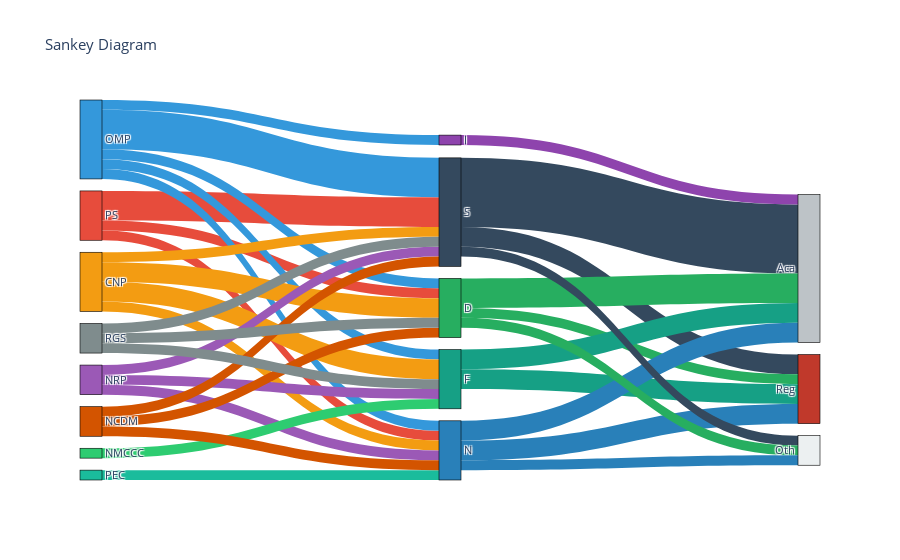

The notebook cell saved with this chart:
### Code cell
import plotly.graph_objects as go
import pandas as pd

# Function to retrieve distance data
def get_sankey_distance(mid_label, target_col):
    global sankey_df
    return sankey_df.loc[sankey_df['LABEL'] == mid_label, target_col].values[0]

# Define node groups
initial_nodes = list(sankey_df.columns[1:9])
middle_nodes = list(sankey_df['LABEL'].unique())
final_nodes = list(sankey_df.columns[9:])

all_nodes = initial_nodes + middle_nodes + final_nodes
node_index_map = {name: idx for idx, name in enumerate(all_nodes)}

# Initialize Sankey data structures
source_nodes, target_nodes, link_values = [], [], []

# Process connections from initial to middle layer
for start in initial_nodes:
    for mid in middle_nodes:
        weight = get_sankey_distance(mid, start)
        if weight > 0:
            source_nodes.append(node_index_map[start])
            target_nodes.append(node_index_map[mid])
            link_values.append(weight)

# Process connections from middle to final layer
for end in final_nodes:
    for mid in middle_nodes:
        weight = get_sankey_distance(mid, end)
        if weight > 0:
            source_nodes.append(node_index_map[mid])
            target_nodes.append(node_index_map[end])
            link_values.append(weight)

# Define node colors
node_colors = [
    '#E74C3C', '#3498DB', '#F39C12', '#9B59B6', '#2ECC71', '#1ABC9C', '#D35400', '#7F8C8D',
    '#34495E', '#16A085', '#27AE60', '#2980B9', '#8E44AD', '#C0392B', '#BDC3C7', '#ECF0F1'
]

# Construct Sankey diagram
fig = go.Figure(data=[go.Sankey(
    node=dict(
        pad=12,
        thickness=22,
        line=dict(color='black', width=0.6),
        label=all_nodes,
        color=node_colors[:len(all_nodes)]
    ),
    link=dict(
        source=source_nodes,
        target=target_nodes,
        value=link_values,
        color=[node_colors[s] for s in source_nodes]
    )
)])

import os

IMAGE_PATH = "../2_images/"
os.makedirs(IMAGE_PATH, exist_ok=True)  # Ensure directory exists
image_filename = IMAGE_PATH + "sankey_diagram.png"

# Save the figure as an image
fig.write_image(image_filename, format="png", scale=2)
print(f"Sankey diagram saved as: {image_filename}")

fig.update_layout(title_text="Sankey Diagram", font_size=11)

# fig.show()

### Figure 1 — Plotly figure (JSON) as saved in the notebook; plotly's stock layout.template omitted (floating-point values rounded to 4 significant figures)
{"data": [{"link": {"color": ["#E74C3C", "#E74C3C", "#E74C3C", "#3498DB", "#3498DB", "#3498DB", "#3498DB", "#3498DB", "#F39C12", "#F39C12", "#F39C12", "#F39C12", "#9B59B6", "#9B59B6", "#9B59B6", "#2ECC71", "#1ABC9C", "#D35400", "#D35400", "#D35400", "#7F8C8D", "#7F8C8D", "#7F8C8D", "#34495E", "#16A085", "#27AE60", "#2980B9", "#34495E", "#16A085", "#27AE60", "#2980B9", "#8E44AD", "#34495E", "#27AE60", "#2980B9"], "source": [0, 0, 0, 1, 1, 1, 1, 1, 2, 2, 2, 2, 3, 3, 3, 4, 5, 6, 6, 6, 7, 7, 7, 8, 9, 10, 11, 8, 9, 10, 11, 12, 8, 10, 11], "target": [8, 10, 11, 8, 9, 10, 11, 12, 8, 9, 10, 11, 8, 9, 11, 9, 11, 8, 10, 11, 8, 9, 10, 13, 13, 13, 13, 14, 14, 14, 14, 14, 15, 15, 15], "value": [3, 1, 1, 4, 1, 1, 1, 1, 1, 2, 2, 1, 1, 1, 1, 1, 1, 1, 1, 1, 1, 1, 1, 2, 2, 1, 2, 7, 2, 3, 2, 1, 1, 1, 1]}, "node": {"color": ["#E74C3C", "#3498DB", "#F39C12", "#9B59B6", "#2ECC71", "#1ABC9C", "#D35400", "#7F8C8D", "#34495E", "#16A085", "#27AE60", "#2980B9", "#8E44AD", "#C0392B", "#BDC3C7", "#ECF0F1"], "label": ["PS", "OMP", "CNP", "NRP", "NMCCC", "PEC", "NCDM", "RGS", "S", "F", "D", "N", "I", "Reg", "Aca", "Oth"], "line": {"color": "black", "width": 0.6}, "pad": 12, "thickness": 22}, "type": "sankey"}], "layout": {"font": {"size": 11}, "title": {"text": "Sankey Diagram"}}}
